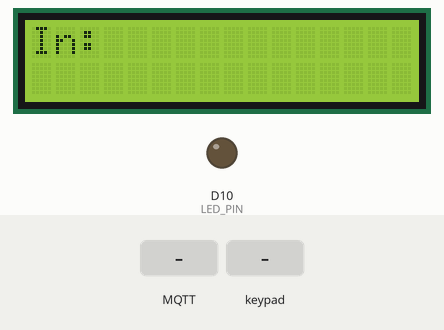
A sketch run on a simulated Arduino Uno R4 WiFi. On the bench: 16×2 character LCD, output pins drawn as LEDs (lit = HIGH). The test bench sets the inputs (shaded band). WiFi joins after 1.5 s; servers stay silent unless stated; random numbers use the default seed unless the sketch sets one; no MQTT or app messages arrive unless stated; what the sketch prints to the serial monitor is not drawn.

Above: at 2.8 s.
2.9 s: MQTT message "5" arrives on the first subscribed topic
At 3.9 s:
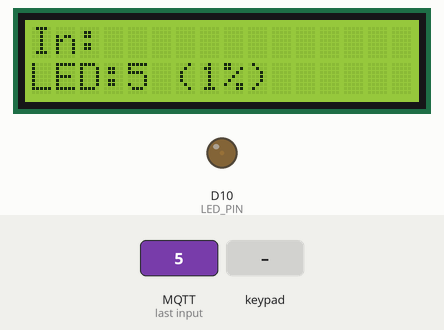
4.4 s: MQTT message "90" arrives on the first subscribed topic
At 5.0 s:
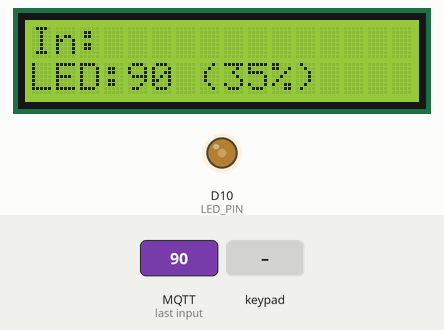
5.9 s: MQTT message "200" arrives on the first subscribed topic
At 6.2 s:
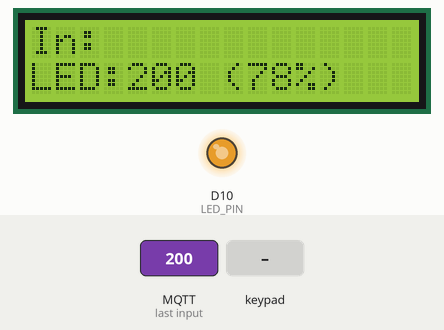
7.4 s: keypad keys 8 8 8 8 8 8 8 8 # pressed 0.4 s apart
At 9.2 s:
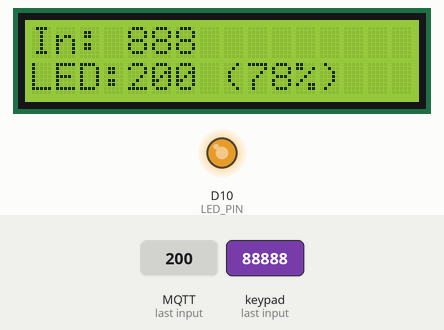
12.5 s: MQTT message "*" arrives on the first subscribed topic
At 13.6 s:
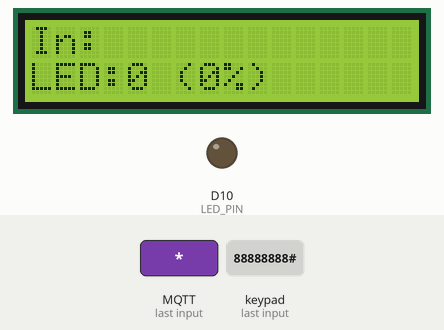
14.0 s: keypad keys 1 3 9 7 2 2 2 2 # pressed 0.4 s apart
At 15.4 s:
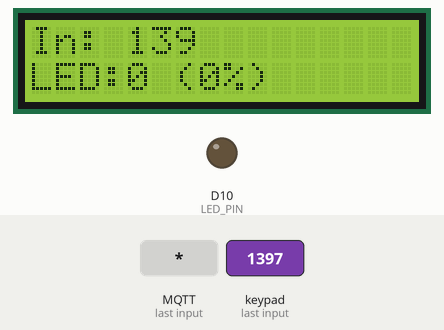
Timing chart, 0 to 17.0 s (numbered marks = the images above; inputs shaded):
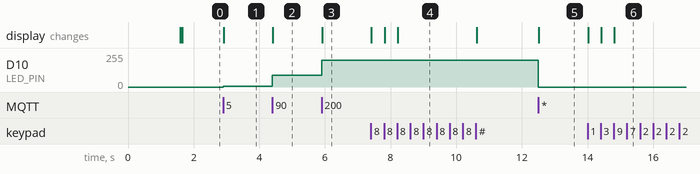

The sketch:

GUESS2_Keypad_Number_LED.ino
```cpp
// แนวข้อสอบ 2 : พิมพ์ตัวเลขบน Keypad แล้วกด # ส่ง -> publish
//               subscribe -> ปรับความสว่าง LED ตามตัวเลข (0–255) และแสดงบน LCD
// กด * = ลบตัวเลขที่พิมพ์   กด A = ส่ง 255 (สว่างสุด)   กด B = ส่ง 0 (ดับ)
// บอร์ด Arduino UNO R4 WiFi   ไลบรารี: MQTT (MQTTClient.h), Adafruit Keypad, LiquidCrystal_I2C
// วงจร Keypad: R1–R4 -> D9, D8, D7, D6   C1–C4 -> D5, D4, D3, D2
// วงจร LED  : D10 (PWM ~) -> R 220Ω -> LED -> GND
// วงจร LCD  : SDA -> SDA, SCL -> SCL, VCC -> 5V, GND -> GND

#include <WiFiS3.h>
#include <MQTTClient.h>
#include "Adafruit_Keypad.h"
#include <Wire.h>
#include <LiquidCrystal_I2C.h>

// ===== แก้ตรงนี้ =====
const char WIFI_SSID[] = "iphone 80 promax";
const char WIFI_PASSWORD[] = "88888888";
const char MQTT_BROKER_ADRRESS[] = "mqtt-dashboard.com";
const int   MQTT_PORT = 1883;
const char* TOPIC_PUB = "68070180/brightness";
const char* TOPIC_SUB = "68070180/brightness";

const int LED_PIN = 10;    // ขา PWM ที่ว่างอยู่ (3, 5, 6, 9 ถูก Keypad ใช้)

const byte ROWS = 4, COLS = 4;
char keys[ROWS][COLS] = {
  {'1', '2', '3', 'A'},
  {'4', '5', '6', 'B'},
  {'7', '8', '9', 'C'},
  {'*', '0', '#', 'D'}
};
byte rowPins[ROWS] = {9, 8, 7, 6};
byte colPins[COLS] = {5, 4, 3, 2};
Adafruit_Keypad keypad = Adafruit_Keypad(makeKeymap(keys), rowPins, colPins, ROWS, COLS);
// อ่านปุ่ม Keypad แบบไลบรารี Adafruit_Keypad (แบบเดียวกับโค้ดของวิชา) คืน 0 ถ้าไม่มีการกด
char getKey() {
  keypad.tick();
  while (keypad.available()) {
    keypadEvent e = keypad.read();
    if (e.bit.EVENT == KEY_JUST_PRESSED) return (char)e.bit.KEY;
  }
  return 0;
}


LiquidCrystal_I2C lcd(0x27, 16, 2);
WiFiClient network;
MQTTClient mqtt = MQTTClient(256);
String input = "";        // ตัวเลขที่กำลังพิมพ์

void lcdLine(int row, String s) {
  lcd.setCursor(0, row);
  while (s.length() < 16) s += ' ';
  lcd.print(s.substring(0, 16));
}

void sendValue(String v) {
  mqtt.publish(TOPIC_PUB, v.c_str());
  Serial.print("[TX] ");
  Serial.println(v);
}

void messageReceived(String &topic, String &payload) {
  (void)topic;
  String msg = payload;

  int v = constrain(msg.toInt(), 0, 255);
  analogWrite(LED_PIN, v);
  int percent = map(v, 0, 255, 0, 100);
  lcdLine(1, "LED:" + String(v) + " (" + String(percent) + "%)");
  Serial.print("[RX] ");
  Serial.println(v);
}

void connectWiFi() {
  lcdLine(0, "WiFi...");
  while (WiFi.begin(WIFI_SSID, WIFI_PASSWORD) != WL_CONNECTED) { Serial.print("."); delay(3000); }
  while (WiFi.localIP() == IPAddress(0, 0, 0, 0)) delay(200);
  Serial.print("WiFi OK, IP = ");
  Serial.println(WiFi.localIP());
}

void connectToMQTT() {
  while (!mqtt.connected()) {
    lcdLine(0, "MQTT...");
    String clientId = "r4-g2-" + String(random(0xFFFFFF), HEX);
    if (mqtt.connect(clientId.c_str())) {
      mqtt.subscribe(TOPIC_SUB);
      lcdLine(0, "In: " + input);
    } else {
      Serial.print("MQTT fail err=");
      Serial.print(mqtt.lastError()); Serial.print(" rc="); Serial.println(mqtt.returnCode());
      delay(2000);
    }
  }
}

void setup() {
  Serial.begin(9600);
  keypad.begin();
  pinMode(LED_PIN, OUTPUT);
  lcd.init();
  lcd.backlight();
  connectWiFi();
  randomSeed(micros());
  mqtt.begin(MQTT_BROKER_ADRRESS, MQTT_PORT, network);
  mqtt.onMessage(messageReceived);
  connectToMQTT();
}

void loop() {
  if (WiFi.status() != WL_CONNECTED) connectWiFi();
  if (!mqtt.connected()) connectToMQTT();
  mqtt.loop();

  char key = getKey();
  if (!key) return;

  if (key >= '0' && key <= '9') {
    if (input.length() < 3) input += key;   // รับไม่เกิน 3 หลัก
  } else if (key == '*') {
    input = "";
  } else if (key == '#') {
    if (input.length() > 0) {
      int v = constrain(input.toInt(), 0, 255);
      sendValue(String(v));
      input = "";
    }
  } else if (key == 'A') {
    sendValue("255");
  } else if (key == 'B') {
    sendValue("0");
  }
  lcdLine(0, "In: " + input);
}
```

Measured:
- after the input at 2.9 s, D10 (LED_PIN): 0/255 → 5/255 at once; the display: changes at once (image 1)
- after the input at 4.4 s, D10 (LED_PIN): 5/255 → 90/255 at once; the display: changes at once (image 2)
- after the input at 5.9 s, D10 (LED_PIN): 90/255 → 200/255 at once; the display: changes at once (image 3)
- after the input at 7.4 s, the display: first changes at once (image 4 shows a later state)
- after the input at 12.5 s, D10 (LED_PIN): 200/255 → 0/255 at once; the display: changes at once (image 5)
- after the input at 14.0 s, the display: first changes at once (image 6 shows a later state)
